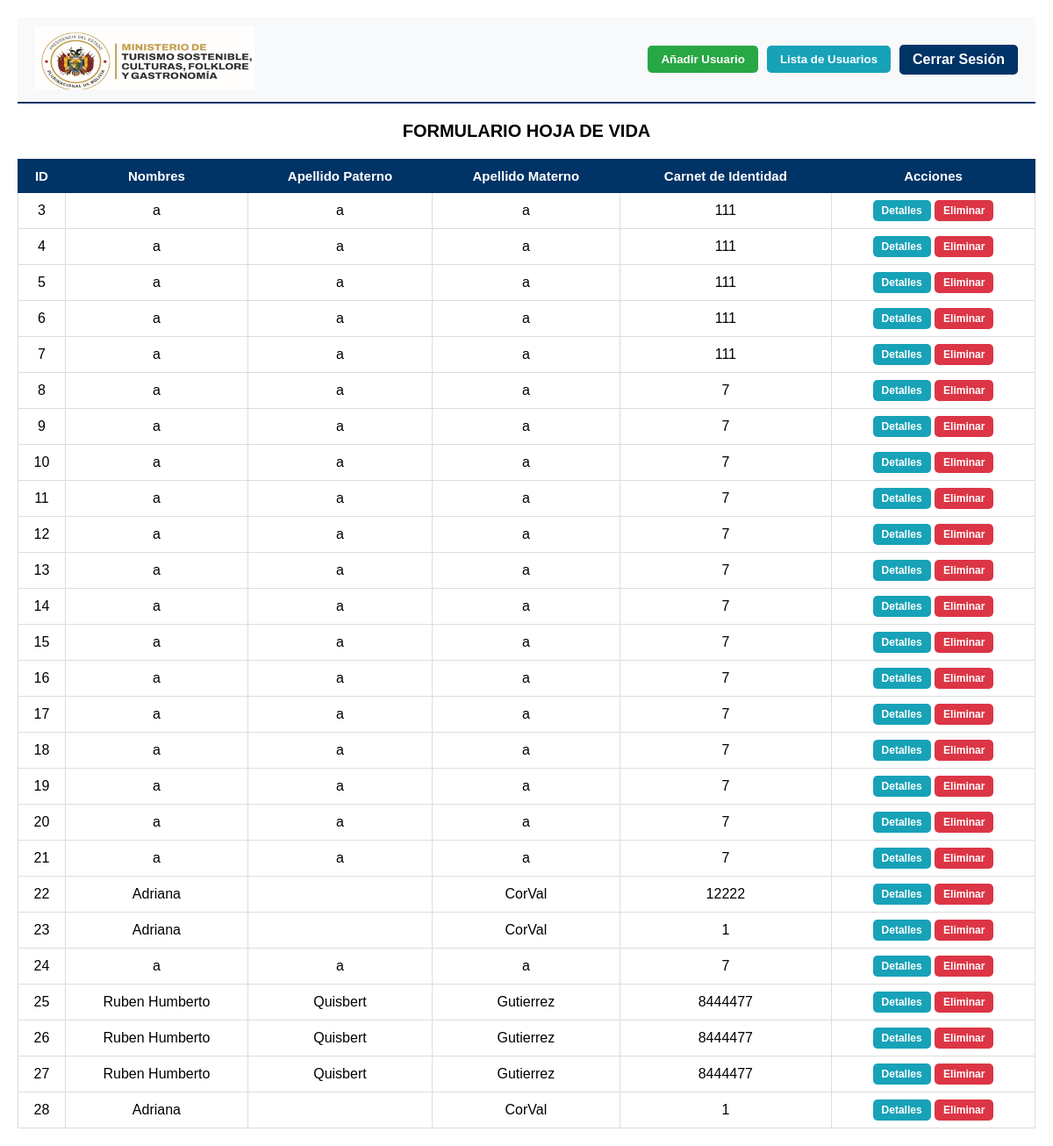
The page /usuarios (signed in) on the database its author committed.
### tables this page shows
CREATE TABLE datos(
        id INTEGER PRIMARY KEY AUTOINCREMENT,
        nombres TEXT NOT NULL,
        ap_pat TEXT,
        ap_mat TEXT,
        ci TEXT NOT NULL,
        exp TEXT,
        est_civil TEXT NOT NULL,
        fecha_nac TEXT NOT NULL,
        lugar TEXT NOT NULL,
        nacio TEXT NOT NULL,
        direccion TEXT NOT NULL,
        ciudad TEXT NOT NULL,
        gr_san TEXT NOT NULL,
        tcel INTEGER NOT NULL,
        tfijo INTEGER,
        correo TEXT UNIQUE,
        n_libser TEXT
        );

### app.py (the view)
@app.route('/usuarios')
@login_required
def usuarios():
    with get_db_connection() as conn:
        datos = conn.execute('SELECT * FROM datos ORDER BY id ASC').fetchall()
        usuarios = conn.execute('SELECT id, username FROM users ORDER BY id').fetchall()
    return render_template("usuarios.html", datos=datos, usuarios=usuarios)

### app.py (called while the page is built)
def get_db_connection():
    conn = sqlite3.connect('form_hv.db')
    conn.row_factory = sqlite3.Row
    return conn

@login_manager.user_loader
def load_user(user_id):
    return User.get_by_id(user_id)

    @staticmethod
    def get_by_id(user_id):
        conn = get_db_connection()
        user = conn.execute('SELECT * FROM users WHERE id=?',(user_id, )).fetchone()
        conn.close()
        if user:
            return User(user['id'], user['username'],user['password'])
        return None

### templates/usuarios.html (shortened to what this page needs)
<!DOCTYPE html>
<html lang="es">
<head>
</head>
<body>
    <nav>
        <div class="imagen">
            <img src="{{url_for('static', filename='image.png')}}" alt="LOGO MTSCFYG" style="width: 250px;">
        </div>
        <div class="nav-buttons">
            <button onclick="openAddUserModal()" class="btn btn-success">Añadir Usuario</button>
            <button onclick="openUsersListModal()" class="btn btn-info">Lista de Usuarios</button>
            <a href="{{ url_for('logout') }}" class="btn btn-primary">Cerrar Sesión</a>
        </div>
    </nav>
    <div style="display: flex; align-items: center; justify-content: center; margin: 20px 0;">
        <label style="font-size: 20px;"><strong>FORMULARIO HOJA DE VIDA</strong></label>
    </div>
    <table>
        <thead>
            <tr>
                <th>ID</th>
                <th>Nombres</th>
                <th>Apellido Paterno</th>
                <th>Apellido Materno</th>
                <th>Carnet de Identidad</th>
                <th>Acciones</th>
            </tr>
        </thead>
        <tbody>
            {% for item in datos %}
            <tr>
                <td>{{item.id}}</td>
                <td>{{item.nombres}}</td>
                <td>{{item.ap_pat}}</td>
                <td>{{item.ap_mat}}</td>
                <td>{{item.ci}}</td>
                <td>
                    <a href="{{ url_for('detalles', id=item.id) }}" class="btn btn-info" style="display: inline-block; padding: 5px 10px; font-size: 12px;">Detalles</a>
                    <form action="{{ url_for('eliminar', id=item.id) }}" method="POST" style="display: inline;"
                    onsubmit="return confirm('¿Estás seguro de eliminar este registro?');">
                        <button type="submit" class="btn btn-danger" style="padding: 5px 10px; font-size: 12px;">Eliminar</button>
                    </form>
                </td>
            </tr>
            {% endfor %}
        </tbody>
    </table>
</body>
</html>

### templates/usuarios.html (style rules this page uses)
* { font-family: Arial, Helvetica, sans-serif; }
body { font-family: Arial, Helvetica, sans-serif; padding: 20px; margin: 0; }
nav { display: flex; justify-content: space-between; align-items: center; padding: 10px 20px; background-color: #f8f9fa; border-bottom: 2px solid #003366; }
.nav-buttons { display: flex; gap: 10px; align-items: center; }
.btn { text-decoration: none; color: white; font-family: Arial, Helvetica, sans-serif; font-weight: bold; padding: 8px 15px; border: none; border-radius: 5px; cursor: pointer; transition: all 0.3s; }
.btn-primary { background-color: #003366; }
.btn-success { background-color: #28a745; }
.btn-danger { background-color: #dc3545; }
.btn-info { background-color: #17a2b8; }
table { width: 100%; border-collapse: collapse; margin-top: 20px; }
thead { background-color: #003366; color: white; }
th { border: 1px solid #003366; padding: 10px; font-size: 15px; text-align: center; }
td { border: 1px solid #ddd; padding: 8px; text-align: center; }

### rows shown on the page
datos: id "3", nombres "a", ap_pat "a", ap_mat "a", ci "111"
datos: id "4", nombres "a", ap_pat "a", ap_mat "a", ci "111"
datos: id "5", nombres "a", ap_pat "a", ap_mat "a", ci "111"
datos: id "6", nombres "a", ap_pat "a", ap_mat "a", ci "111"
datos: id "7", nombres "a", ap_pat "a", ap_mat "a", ci "111"
datos: id "8", nombres "a", ap_pat "a", ap_mat "a", ci "7"
datos: id "9", nombres "a", ap_pat "a", ap_mat "a", ci "7"
datos: id "10", nombres "a", ap_pat "a", ap_mat "a", ci "7"
datos: id "11", nombres "a", ap_pat "a", ap_mat "a", ci "7"
datos: id "12", nombres "a", ap_pat "a", ap_mat "a", ci "7"
datos: id "13", nombres "a", ap_pat "a", ap_mat "a", ci "7"
datos: id "14", nombres "a", ap_pat "a", ap_mat "a", ci "7"
datos: id "15", nombres "a", ap_pat "a", ap_mat "a", ci "7"
datos: id "16", nombres "a", ap_pat "a", ap_mat "a", ci "7"
datos: id "17", nombres "a", ap_pat "a", ap_mat "a", ci "7"
datos: id "18", nombres "a", ap_pat "a", ap_mat "a", ci "7"
datos: id "19", nombres "a", ap_pat "a", ap_mat "a", ci "7"
datos: id "20", nombres "a", ap_pat "a", ap_mat "a", ci "7"
datos: id "21", nombres "a", ap_pat "a", ap_mat "a", ci "7"
datos: id "22", nombres "Adriana", ap_mat "CorVal", ci "12222"
datos: id "23", nombres "Adriana", ap_mat "CorVal", ci "1"
datos: id "24", nombres "a", ap_pat "a", ap_mat "a", ci "7"
datos: id "25", nombres "Ruben Humberto", ap_pat "Quisbert", ap_mat "Gutierrez", ci "8444477"
datos: id "26", nombres "Ruben Humberto", ap_pat "Quisbert", ap_mat "Gutierrez", ci "8444477"
datos: id "27", nombres "Ruben Humberto", ap_pat "Quisbert", ap_mat "Gutierrez", ci "8444477"
datos: id "28", nombres "Adriana", ap_mat "CorVal", ci "1"
